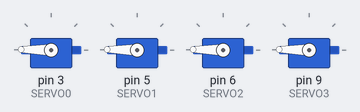
The sketch below on a simulated Arduino Uno, built with avr-gcc and run on an emulated ATmega328P. Parts: 4 × servo. Random numbers use the default seed unless the sketch sets one.

Above: at 0.1 s.
Timing chart, 0 to 1.6 s (numbered marks = the images above):
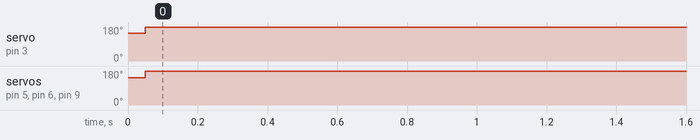

Measured:
- by itself, servo on pin 3 (SERVO0): 146° → 179° at 0.05 s
- by itself, servo on pin 5 (SERVO1), servo on pin 6 (SERVO2), servo on pin 9 (SERVO3): 145° → 179° at 0.05 s

The sketch:

hand_main.ino
```cpp
#include "hand_main.hpp"
#include "servo.hpp"
#include <stdlib.h>

int thumbPos = 180;
int fingersPos = 180;

void open_thumb() {
  if (thumbPos == 0) {
    for(; thumbPos > 0; --thumbPos) {
      thumbUp.write(thumbPos);
      thumbDown.write(thumbPos);
    }
  }
}

void open_fingers() {
  if (fingersPos == 0) {
    for(; fingersPos > 0; --fingersPos) {
      fingersUp.write(fingersPos);
      fingersDown.write(fingersPos);
    }
  }
}

void close_thumb() {
  if (thumbPos != 0) {
    for(; thumbPos < 180; ++thumbPos) {
      thumbUp.write(thumbPos);
      thumbDown.write(thumbPos);
    }
  }
}

void close_fingers() {
  if (fingersPos != 0) {
    for(; fingersPos < 180; ++fingersPos) {
      fingersUp.write(fingersPos);
      fingersDown.write(fingersPos);
    }
  }
}


void rock() {
  close_thumb();
  close_fingers();
}

void paper() {
  open_thumb();
  open_fingers();
}

void scissors() {
  open_fingers();
  close_thumb();
}

void rps() {
  int action = rand() % 3;
  switch (action) {
    case 0:
      rock();
    case 1:
      paper();
    case 2:
      scissors();
  }
}

void setup() {
  pinMode(RPS_INPUT, INPUT);
  servoSetup();
    for(int i = 0; i < 180; ++i) {
      fingersUp.write(i);
      fingersDown.write(i);
      thumbUp.write(i);
      thumbDown.write(i);
    }
}

void loop() {

  if (RPS_INPUT == 1) {
    rps();
  }

  /*
  int i = 0;
  for(; i < 90; ++i) {
    fingersUp.write(i);
    fingersDown.write(i);
  }
  delay(1000);
  for(; i < 180; ++i) {
    fingersUp.write(i);
    fingersDown.write(i);
  }
  delay(1000);
  for(; i > 0; --i) {
    fingersUp.write(i);
    fingersDown.write(i);
  }
  delay(1000);
 */
}
```

hand_main.hpp
```cpp
#ifndef _HAND_MAIN_HPP
#define _HAND_MAIN_HPP

#include <stdlib.h>

#define RPS_INPUT 2

void setup();

void open_thumb();

void open_fingers();

void close_thumb();

void close_fingers();

extern int thumbPos;
extern int fingersPos;

void rock();
void paper();
void scissors();

void rps();


void loop();

#endif /* _MAIN_HPP */
```

servo.cpp
```cpp
#include "servo.hpp"

Servo thumbUp; //smaller value will open finger
Servo thumbDown;
Servo fingersUp;
Servo fingersDown;


void servoSetup() {
  fingersUp.attach(SERVO0);
  fingersDown.attach(SERVO1);
  thumbUp.attach(SERVO2);
  thumbDown.attach(SERVO3);
}
```

servo.hpp
```cpp
#ifndef _SERVO_HPP
#define _SERVO_HPP

#include <Servo.h>

extern Servo fingersUp;
extern Servo fingersDown;
extern Servo thumbUp;
extern Servo thumbDown;

#define SERVO0 3
#define SERVO1 5
#define SERVO2 6
#define SERVO3 9

void servoSetup();

#endif /* _SERVO_HPP */
```
